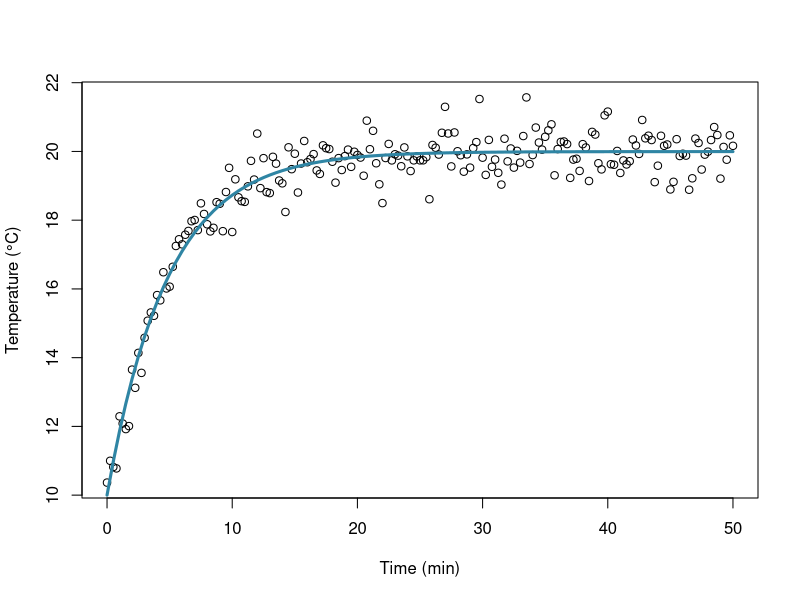

Recreate this plot in R.
## ---- chunk 1
library(magrittr)
# Parameters
## known
T0 = 10
## the ones we are looking for
k = 0.2
Tinf = 20

# Simulate data
## time
seqt <- seq(0, 50, .25)
## create a data frame
simdata <- cbind(
  seqt = seqt,
  sim = Tinf - (Tinf- T0) * exp(-k * seqt) + .5 * rnorm(length(seqt))
) %>% as.data.frame
head(simdata)
## ---- chunk 2
res <- nls(sim ~ Tinf - (Tinf - 10)*exp(-k*seqt), simdata, list(Tinf = 1, k = .1))
## ---- chunk 3
res
## ---- chunk 4
## get the coefficients values
cr <- coef(res)
fitC <- function(x) cr[1] - (cr[1] - 10)*exp(-cr[2]*x)
plot(simdata[,1], simdata[,2], xlab = "Time (min)", ylab = "Temperature (°C)")
curve(fitC, 0, 50, add = TRUE, col = "#2f85a4", lwd = 3)
## ---- chunk 5

